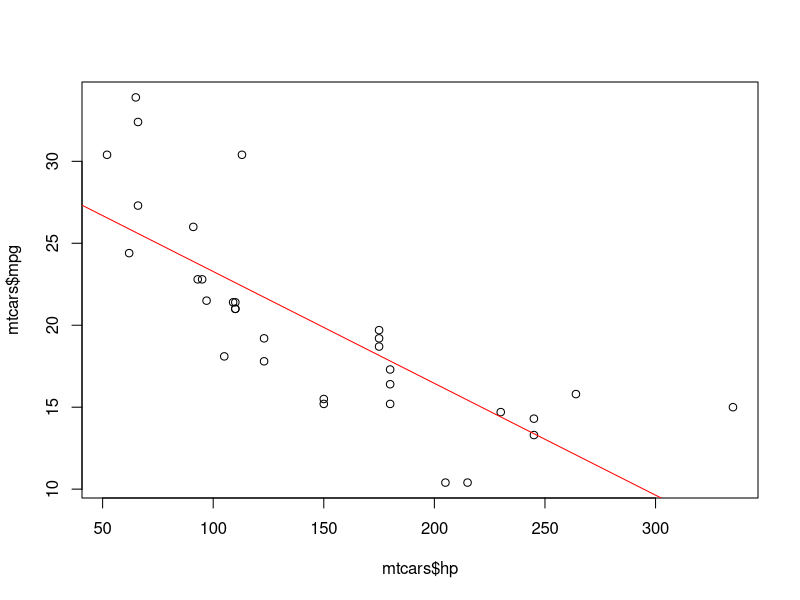

Here is the R script that generated this plot:
## ---- chunk 1
a <- matrix(1:12, nrow = 3)


data(mtcars)
plot(mtcars$mpg ~ mtcars$hp)
abline(lm(mtcars$mpg ~ mtcars$hp), col = 'red')
